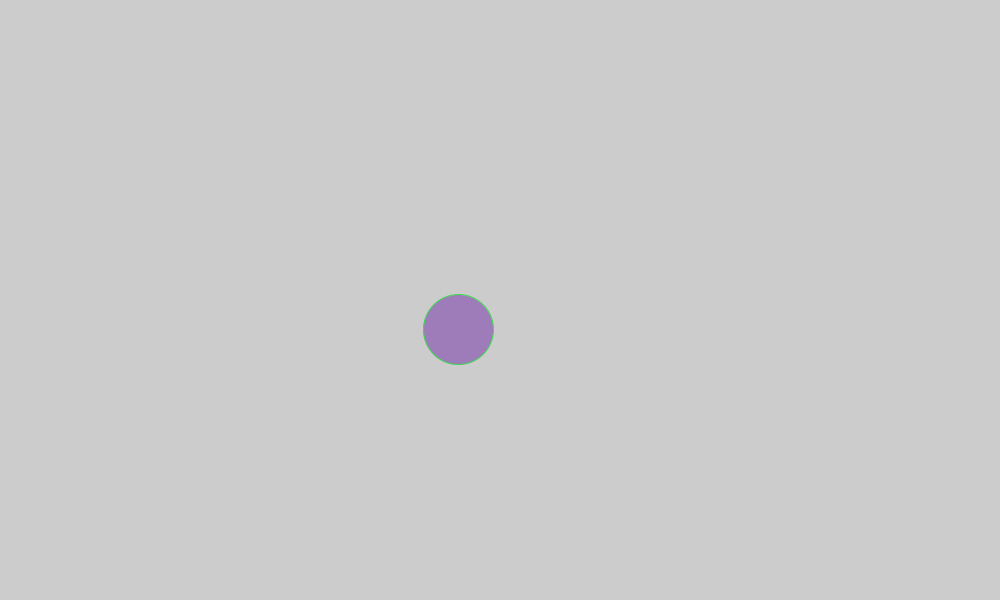
Frame 1 (no input)
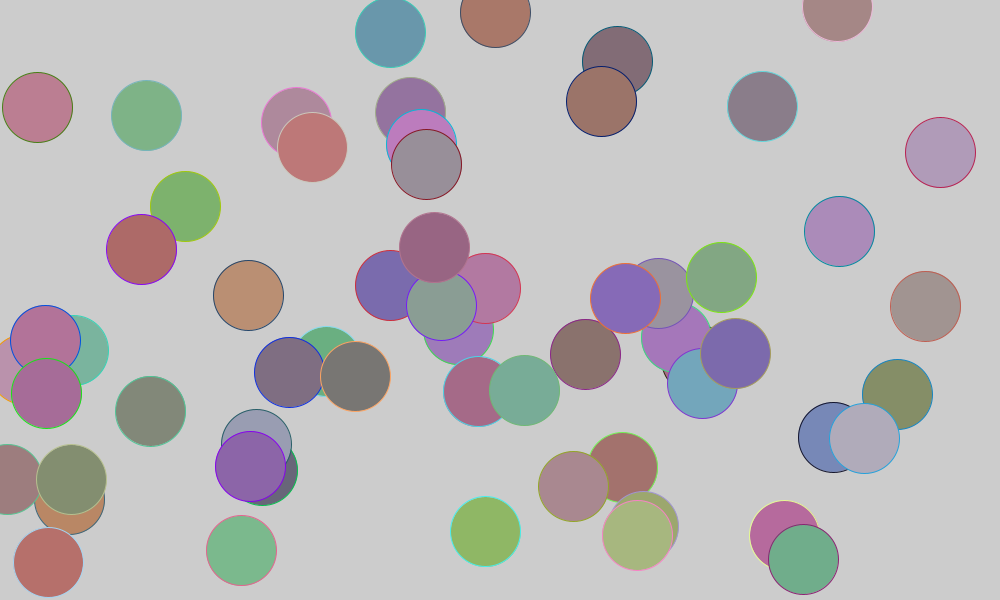
Frame 60 (the mouse pressed at the canvas centre just before this capture)
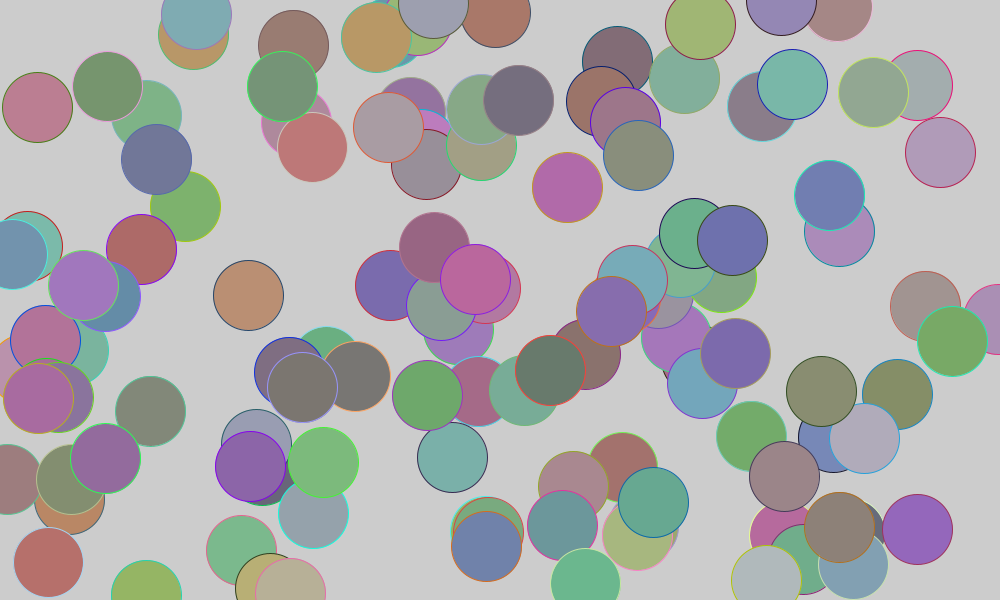
Frame 120 (the mouse held since frame 60 and released just before this capture)

The Processing sketch that drew these frames (run headless with seeded random() and noise(); from frame 60 on, the mouse is pressed at the canvas centre):

// Processing sketch: sketch_251028a
// ── sketch_251028a.pde
void setup(){ 
  size(1000, 600);
    
}

void draw(){frameRate(10);
  fill(random(100, 190),random(100, 190),random(100, 190));
  stroke(color(random(0, 255), random(0, 255), random(0, 255)));
  circle(random(0, width), random(0, height), 70); 
}
